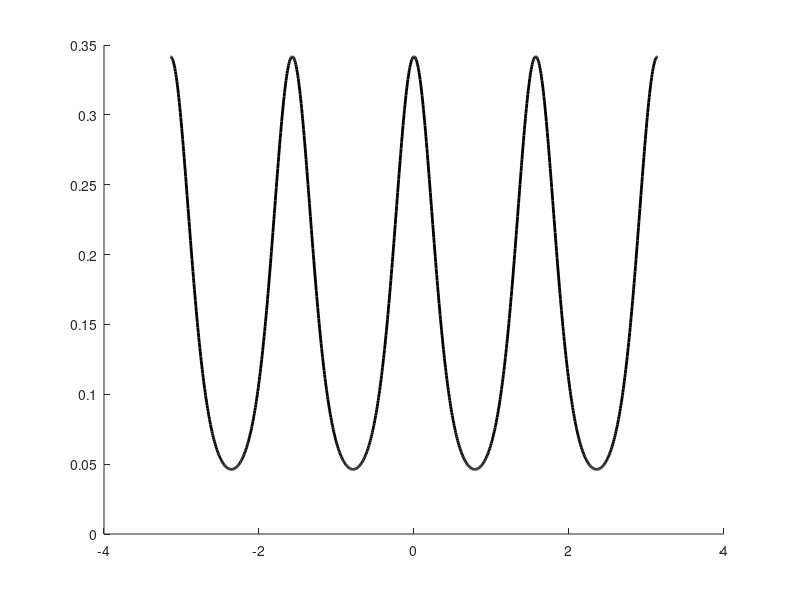

Source code (MATLAB): (Note: this script raises an error after producing the figure.)
clear all
close all

D = 0.05;   % noise corresponding to corrosion of parametric WM rep, diffusion
T = 4;      % delay time (seconds)

% now parameterize the prior
m = 4;  % number of peaks on the periodic prior
Am = 1; % amplitude of the prior
n=4;
A=1;
pr = @(x) exp(Am*cos(m*x)); %prior function
nf = integral(pr,-pi,pi); %integral of the prior (for normalizing)
Nsim = 1e5;   % number of sims per amplitude

% now build a discretized version of the prior and check sampling from it
sampres = 1e3;  % discretization of the prior function
xsamp = linspace(-pi,pi,sampres); %angle values

figure(1), %histogram(randinp, 'Normalization', 'pdf'); %plot distribution of samples
hold on, plot(xsamp,pr(xsamp)/nf,'k','LineWidth',2);
prb=pr(xsamp)/nf;prb(1)=0;prb(end)=0;
cmap=customcolormap([0 0.2 0.4 0.6 0.8 1],{'#fcbdbd','#fcecbd','#bdfcce','#bdd0fc','#c7bdfc','#fcbdc3'});
%   cmap=colormap('hsv');
%    cmap=cmap([226:256,1:225],:);
colormap(cmap)
c =1:sampres;
fill(xsamp,prb,c)
% and compare to true distribution
% plot([0 0],[0 0.5],'c','LineWidth',2); plot([-pi/2 -pi/2],[0 0.5],'c','LineWidth',2);
% plot([pi/2 pi/2],[0 0.5],'c','LineWidth',2); plot([-pi -pi],[0 0.5],'c','LineWidth',2);
% plot([pi pi],[0 0.5],'c','LineWidth',2); 
ylim([0 0.5])
xlim([-pi pi]); xticks([-2,0,2]); xticklabels({'-100','0','100'})
set(gca,'fontsize',24);set(gca, 'TickLabelInterpreter','Latex')
xlabel('$\theta$','fontsize',30,'interpreter','latex');
ylabel('$P_{\rm env}(\theta)$','fontsize',30,'interpreter','latex');

%%
figure; hold on;
r=1; x=0; y=0;
th = -pi:pi/50:pi;
xunit = r * cos(th) + x;
yunit = r * sin(th) + y;
h = plot(xunit, yunit);
cmap=customcolormap([0 0.2 0.4 0.6 0.8 1],{'#fcbdbd','#fcecbd','#bdfcce','#bdd0fc','#c7bdfc','#fcbdc3'});
%   cmap=colormap('hsv');
%    cmap=cmap([226:256,1:225],:);
%cmap=linspecer(360,'sequential');
colormap(cmap)
c=1:length(xunit);
fill(xunit,yunit,c)

